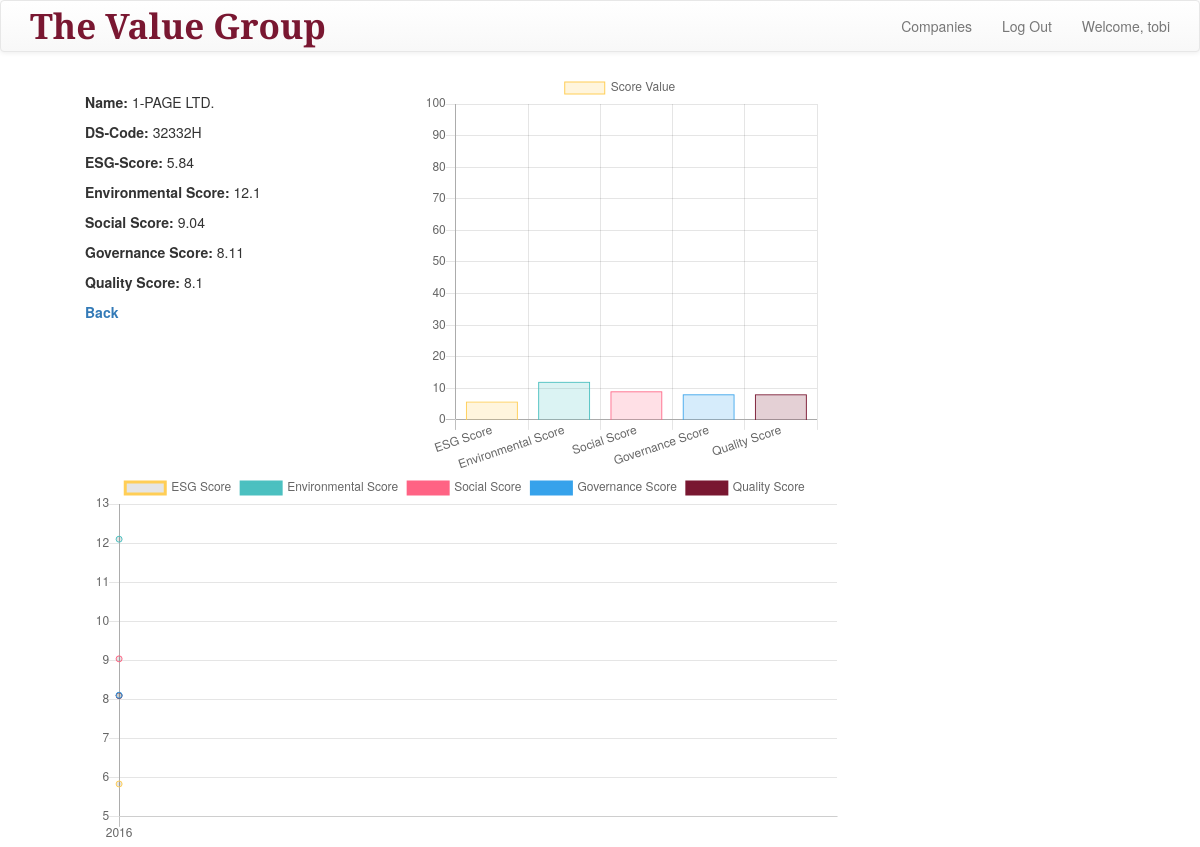
/companies/27125 (signed in), run on the app's committed database.
### agcs/models.py (models this page shows, shortened)
class Companies(models.Model):
    name = models.CharField(max_length=100)
    DSCD = models.CharField(max_length=15)
    nation = models.CharField(max_length=100)
    ESG = models.CharField(max_length=15)
    ENV = models.CharField(max_length=15)
    SOC = models.CharField(max_length=15)
    CGV = models.CharField(max_length=15)
    QUAL = models.CharField(max_length=15)

### agcs/views.py (the view)
# urls.py: url(r'^companies/(?P<pk>\d+)$', views.CompaniesDetailView.as_view(), name="companies_detail"),
class CompaniesDetailView(DetailView):
    model = Companies

### agcs/templates/agcs/companies_detail.html (shortened to what this page needs)
{% extends "base.html" %}
{% block content %}
{% if user.is_authenticated %}
<div class="col-md-6">
  <ul style="list-style: none; padding-top: 20px">
    <li><p><strong>Name:</strong> {{companies.name}}</p></li>
    <li><p><strong>DS-Code:</strong> {{companies.DSCD}}</p></li>
    <li><p><strong>ESG-Score:</strong> {{companies.ESG}}</p></li>
    <li><p><strong>Environmental Score:</strong> {{companies.ENV}}</p></li>
    <li><p><strong>Social Score:</strong> {{companies.SOC}}</p></li>
    <li><p><strong>Governance Score:</strong> {{companies.CGV}}</p></li>
    <li><p><strong>Quality Score:</strong> {{companies.QUAL}}</p></li>
    <li><a href="{% url 'agcs:companies_list' %}"><strong>Back</strong></a></li>
  </ul>
</div>
<div class="col-md-6">
  <canvas id="myChart" width="400%" height="400%"></canvas>
  <script>
  var ctx = document.getElementById("myChart").getContext('2d');
  var myChart = new Chart(ctx, {
      type: 'bar',
      data: {
          labels: ["ESG Score", "Environmental Score", "Social Score", "Governance Score", "Quality Score"],
          datasets: [{
              label: 'Score Value',
              data: [{{companies.ESG}}, {{companies.ENV}}, {{companies.SOC}}, {{companies.CGV}}, {{companies.QUAL}}],
              backgroundColor: [
                  'rgba(255, 206, 86, 0.2)',
                  'rgba(75, 192, 192, 0.2)',
                  'rgba(255, 99, 132, 0.2)',
                  'rgba(54, 162, 235, 0.2)',
                  'rgba(121, 23, 49, 0.2)'
              ],
              borderColor: [
                  'rgba(255, 206, 86, 1)',
                  'rgba(75, 192, 192, 1)',
                  'rgba(255,99,132,1)',
                  'rgba(54, 162, 235, 1)',
                  'rgba(121, 23, 49, 1)'
              ],
              borderWidth: 1
          }]
      },
      options: {
        responsive: false,
          scales: {
              yAxes: [{
                  ticks: {
                      beginAtZero:true,
                      max:100
                  }
              }]
          }
      }
  });
  </script>
</div>
  <div class="chartjs-wrapper col-md-6" style="width: 110%; padding-left: 60px; margin-top: 15px margin-bottom: 10px">
    <canvas id="chartjs-0" class="chartjs" width="undefined" height="undefined"></canvas>
    <script>
    new Chart(document.getElementById("chartjs-0"),
    {"type":"line",
      "data":{"labels":
        [{% for year in companies.years_set.all %}
            {{year.year}},
        {% endfor %}],
        "datasets":
          [{"label":"ESG Score",
          "data":[{% for year in companies.years_set.all %}
                    {{year.ESG}},
                  {% endfor %}],
          "fill":true,
          "borderColor":"rgb(255, 206, 86)",
          "lineTension":0.1},
          {"label":"Environmental Score",
          "data":[{% for year in companies.years_set.all %}
                    {{year.ENV}},
                  {% endfor %}],
          "fill":false,
          "borderColor":"rgb(75, 192, 192)",
          "lineTension":0.1},
          {"label":"Social Score",
          "data":[{% for year in companies.years_set.all %}
                    {{year.SOC}},
                  {% endfor %}],
          "fill":false,
          "borderColor":"rgb(255,99,132)",
          "lineTension":0.1},
          {"label":"Governance Score",
          "data":[{% for year in companies.years_set.all %}
                    {{year.CGV}},
                  {% endfor %}],
          "fill":false,
          "borderColor":"rgb(54, 162, 235)",
          "lineTension":0.1},
          {"label":"Quality Score",
          "data":[{% for year in companies.years_set.all %}
                    {{year.QUAL}},
                  {% endfor %}],
          "fill":false,
          "borderColor":"rgb(121, 23, 49)",
          "lineTension":0.1}]},"options":{}});
      </script>
    </div>
{% else %}
<p>Please <a href="{% url 'login' %}">log in</a>.</p>
{% endif %}
{% endblock %}

### agcs/templates/agcs/base.html (shortened to what this page needs)
<!DOCTYPE html>
{% load staticfiles %}
<html>
  <head>
    <link rel="stylesheet" href="https://maxcdn.bootstrapcdn.com/bootstrap/3.3.7/css/bootstrap.min.css">
    <link rel="stylesheet" href="https://maxcdn.bootstrapcdn.com/bootstrap/3.3.7/css/bootstrap-theme.min.css">
    <link rel="stylesheet" href="//cdn.jsdelivr.net/medium-editor/latest/css/medium-editor.min.css" type="text/css" media="screen" charset="utf-8">
  </head>
  <body>
    <nav class="navbar navbar-default techfont custom-navbar">
  <div class="container">
    <ul class="nav navbar-nav">
      <li><a class="navbar-brand bigbrand" style="color: rgb(121,23,49); font-weight: bold; font-family: 'Playfair Display', serif; font-size: 35px;">The Value Group</a></li>
    </ul>
    <ul class="nav navbar-nav navbar-right">
      {% if user.is_authenticated %}
        <li>
          <a href="{% url 'agcs:companies_list' %}">Companies</a>
        </li>
        <li>
          <a href="{% url 'logout' %}">Log Out</a>
        </li>
        <li>
          <a>Welcome, {{user.username}}</a>
        </li>
        {% else %}
        <li><a class"nav navbar-right" href="{% url 'login' %}"><span class="glyphicon glyphicon-user"></span></a></li>
      {% endif %}
    </ul>
  </div>
</nav>
<div class="content container">
  <div class="row">
    <div class="col-md-8">
      <div class="blog_posts">
        {% block content %}
        {% endblock %}
      </div>
    </div>
  </div>
</div>
  </body>
</html>

### data on the page
Companies: name "1-PAGE LTD.", DSCD "32332H", ESG "5.84", ENV "12.1", SOC "9.04", CGV "8.11", QUAL "8.1"

### other printed values
{{ user.username }} "tobi"
chart data {{ companies.ESG }} 5.84
chart data {{ companies.ENV }} 12.1
chart data {{ companies.SOC }} 9.04
chart data {{ companies.CGV }} 8.11
